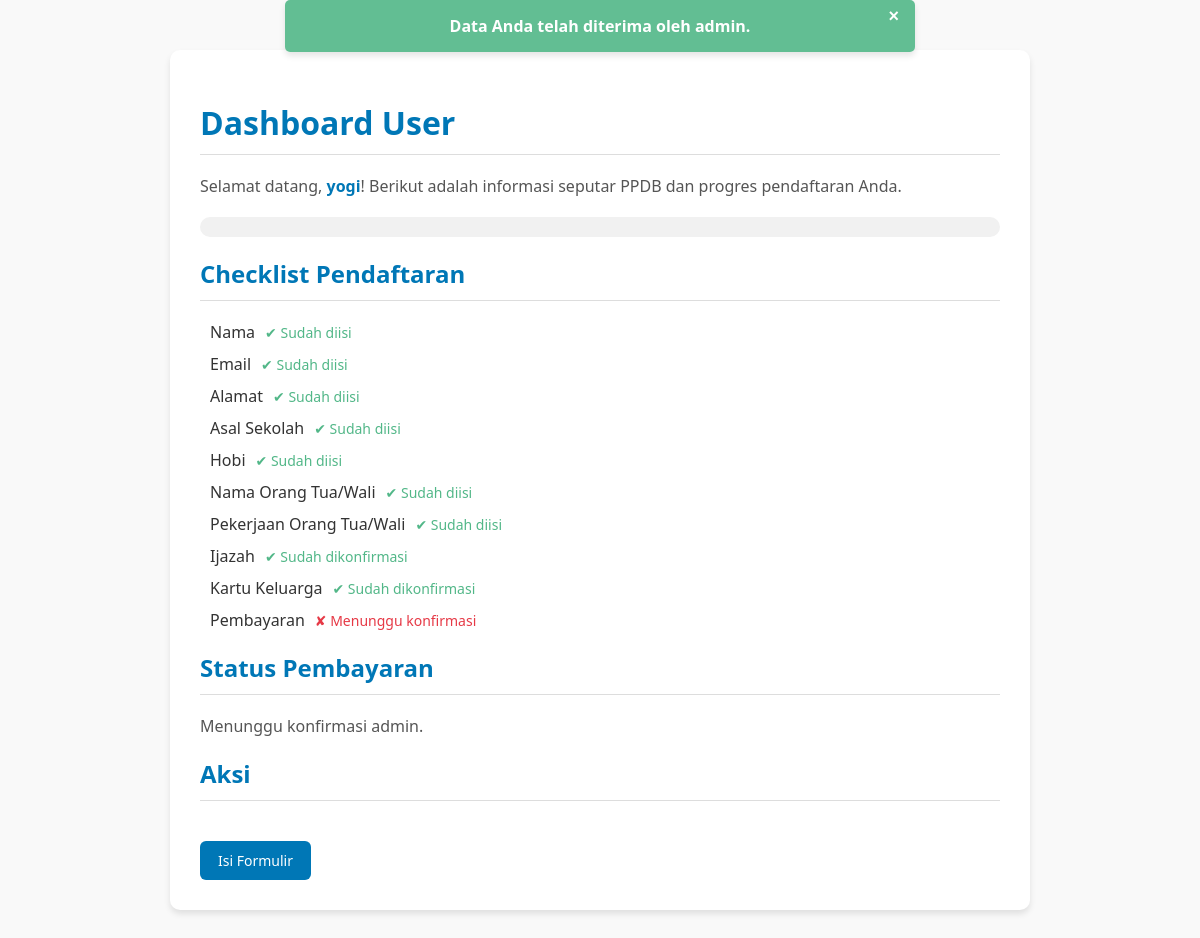
Page /dashboard_user/5 on the earlier database version.
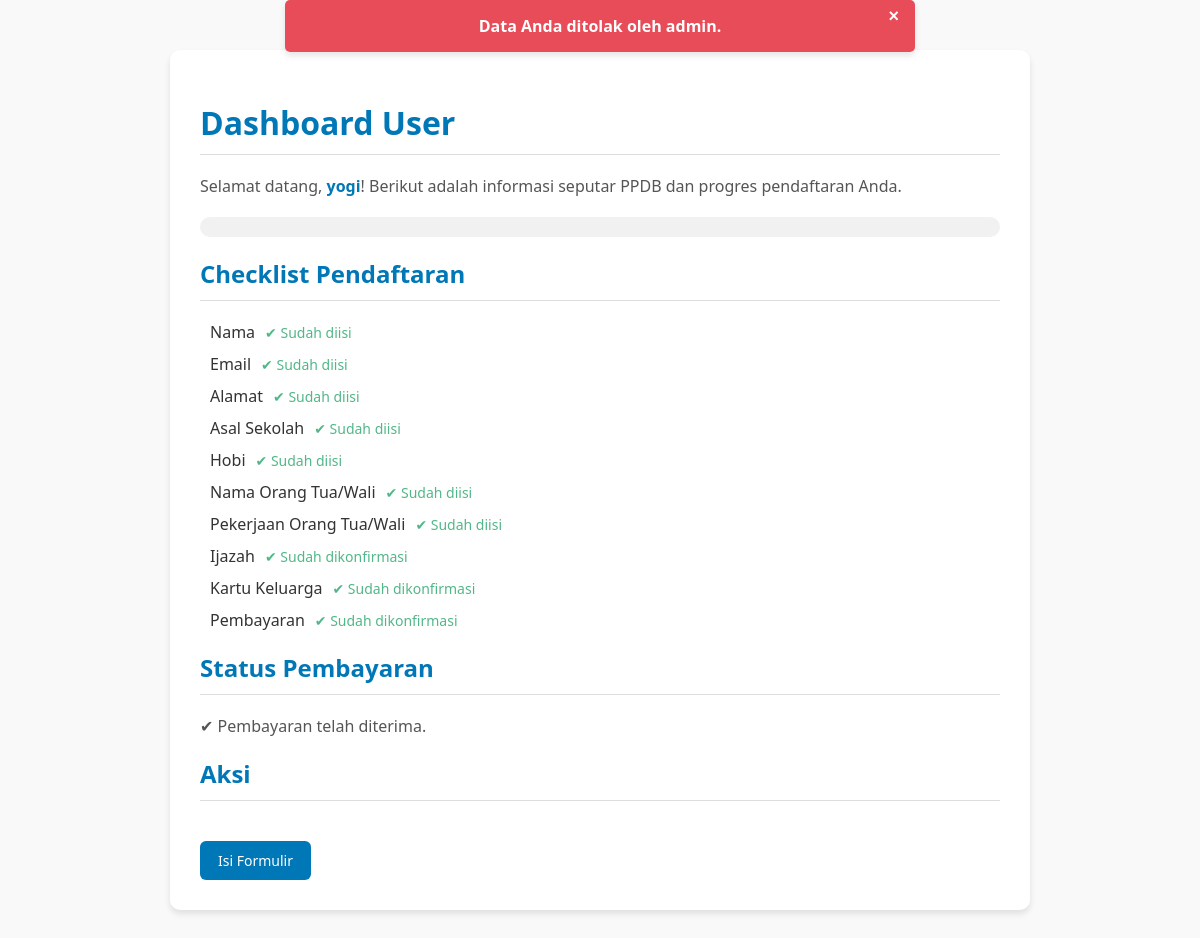
Same page on the later database version.
### models.py (models this page shows)
class Notification(db.Model):
    id = db.Column(db.Integer, primary_key=True)
    user_id = db.Column(db.Integer, db.ForeignKey('user.id'), nullable=False)  # Relasi ke tabel User
    message = db.Column(db.String(255), nullable=False)  # Pesan notifikasi
    is_read = db.Column(db.Boolean, default=False)  # Status apakah notifikasi sudah dibaca
    created_at = db.Column(db.DateTime, default=datetime.utcnow)  # Waktu notifikasi dibuat
    user = db.relationship('User', backref=db.backref('notifications', lazy=True))

### app.py (the view)
@app.route('/dashboard_user/<int:user_id>', methods=['GET', 'POST'])
def dashboard_user(user_id):
    user = User.query.get(user_id)
    if not user:
        flash('User tidak ditemukan.')
        return redirect(url_for('index'))
    total_fields = 11  # Total field yang harus diisi termasuk konfirmasi dokumen dan pembayaran
    filled_fields = sum([
        bool(user.name),
        bool(user.email),
        bool(user.address),
        bool(user.school),
        bool(user.hobby),
        bool(user.parent_name),
        bool(user.parent_job),
        bool(user.ijazah_confirmed),  # Tambahkan konfirmasi ijazah
        bool(user.kk_confirmed),      # Tambahkan konfirmasi KK
        user.payment_status == 'Approved'  # Tambahkan status pembayaran
    ])
    progress = int((filled_fields / total_fields) * 100)
    notification = Notification.query.filter_by(user_id=user.id).order_by(Notification.id.desc()).first()
    return render_template('dashboard_user.html', user=user, progress=progress, notification=notification)

### templates/dashboard_user.html (shortened to what the changed rows need)
<!DOCTYPE html>
<html>
<head>
    <link rel="stylesheet" type="text/css" href="{{ url_for('static', filename='css/user.css') }}">
</head>
<body>
    {% if notification %}
    <div id="notification" class="notification {{ 'success' if 'diterima' in notification.message.lower() else 'error' }}">
        <button class="close-btn" onclick="closeNotification()">×</button>
        {{ notification.message }}
    </div>
    {% endif %}
    <div class="container">
        <h1>Dashboard User</h1>
        <p>Selamat datang, <strong>{{ user.name }}</strong>! Berikut adalah informasi seputar PPDB dan progres pendaftaran Anda.</p>
        <div class="progress-container">
            <h3>Progres Pendaftaran</h3>
        </div>
        <h2>Checklist Pendaftaran</h2>
        <div class="checklist">
            <div class="checklist-item">
            </div>
            <div class="checklist-item">
            </div>
            <div class="checklist-item">
            </div>
            <div class="checklist-item">
            </div>
            <div class="checklist-item">
            </div>
            <div class="checklist-item">
            </div>
            <div class="checklist-item">
            </div>
            <div class="checklist-item">
            </div>
            <div class="checklist-item">
            </div>
            <div class="checklist-item">
                <span>Pembayaran</span>
                <span class="status {{ 'complete' if user.payment_status == 'Approved' else 'incomplete' }}">
                    {% if user.payment_status == 'Approved' %}
                        ✔ Sudah dikonfirmasi
                    {% elif user.payment_status == 'Pending' %}
                        ✘ Menunggu konfirmasi
                    {% else %}
                        ✘ Belum ada pembayaran
                    {% endif %}
                </span>
            </div>
        </div>
        <h2>Status Pembayaran</h2>
        <p>
            {% if user.payment_status == 'Pending' %}
                Menunggu konfirmasi admin.
            {% elif user.payment_status == 'Approved' %}
                ✔ Pembayaran telah diterima.
            {% elif user.payment_status == 'Rejected' %}
                ✘ Pembayaran ditolak. Silakan unggah ulang bukti pembayaran.
            {% else %}
                Belum ada pembayaran.
            {% endif %}
        </p>
        <h2>Aksi</h2>
        <a href="{{ url_for('form', user_id=user.id) }}" class="btn btn-blue">Isi Formulir</a>
    </div>
</body>
</html>

Differences in the rows shown:
changed Notification: message "Data Anda telah diterima oleh admin." → "Data Anda ditolak oleh admin."
changed User "yogi": payment_status "Pending" → "Approved" (drawn)
Other differences:
text no longer shown: "✘ Menunggu konfirmasi Menunggu konfirmasi admin."
text now shown: "✔ Sudah dikonfirmasi ✔ Pembayaran telah diterima."
